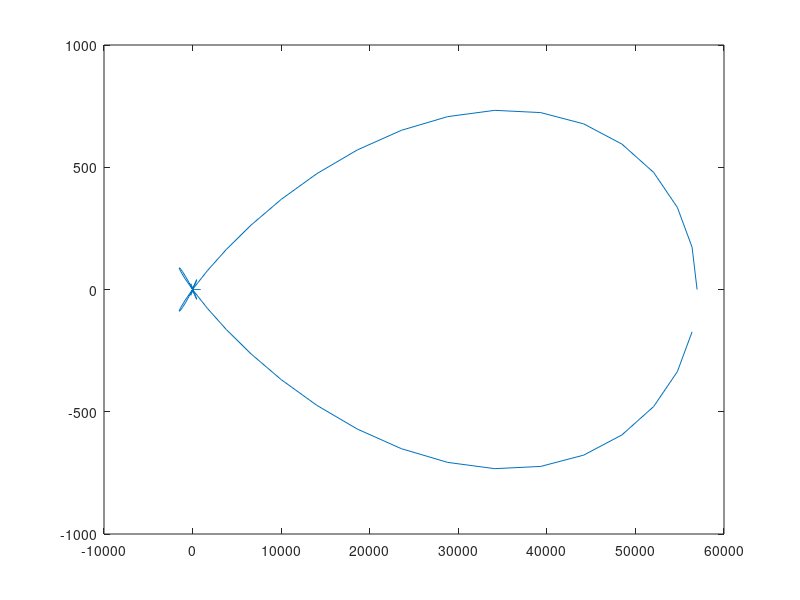

Write the MATLAB code that produced this figure.
x = 1:1:1024
nframes = int32(1024/128)
N=1024
M=128
R=128
w=hanning(M)
Xtwz = zeros(N,nframes); % pre-allocate STFT output array
M = length(w);           % M = window length, N = FFT length
zp = zeros(N-M,1);       % zero padding (to be inserted)
xoff = 0;                % current offset in input signal x
Mo2 = int32((M-1)/2);    % Assume M odd for simplicity here
for m=1:nframes
  xt = x(xoff+1:xoff+M); % extract frame of input data
  xtw = w .* xt;         % apply window to current frame
  xtwz = [xtw(Mo2+1:M,1); zp; xtw(1:Mo2,1)]; % windowed, zero padded
  xtwz(:,m) = fft(xtwz); % STFT for frame m
  xoff = xoff + R;       % advance in-pointer by hop-size R
end
plot(xtwz)
